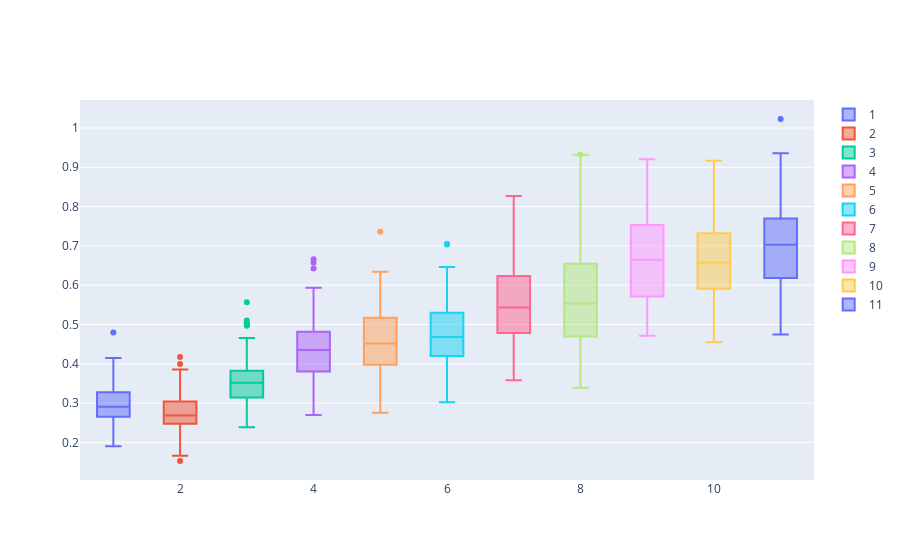

Notebook cell for this chart:
### Code cell
# Get stats and plot
# 
# Get iterations time for every cached solution in solver stats
# for every solver stats (problem_1 and problem_2), for every process nb (1..11)
nb_processes_to_iteration_times_4 = {
    nb_proc: [
        sol.iteration_time
        for stats in solver_stats_list for sol in stats["cached_solutions"]
        if sol.iteration_time > 1e-5
    ] 
    for nb_proc, solver_stats_list in nb_processes_to_solver_stats_dict_4.items()
} 

# Plot
fig = go.Figure()
for nb_proc, times in nb_processes_to_iteration_times_4.items():
    fig.add_trace(go.Box(y=times, name=nb_proc))

fig.show()
